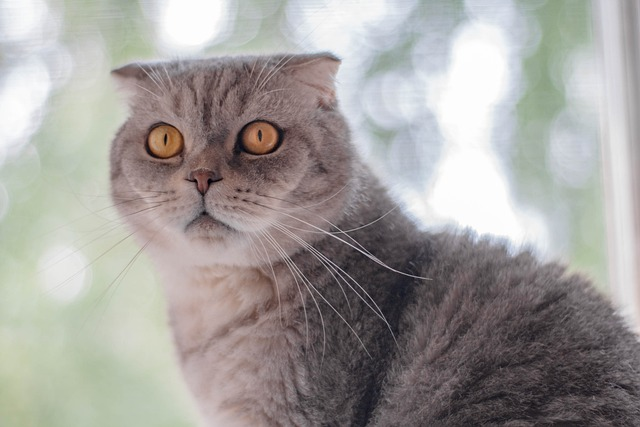
#> input picture images/img.jpg, 640 x 427 px
$ jupyter execute '09. 이미지 회전.ipynb'
#> lines starting #> are read from the running program, lines starting #| are printed output that depends on the picture
# 9. 이미지 회전

# 시계 방향 90도 회전

[cell 1]
import cv2
img = cv2.imread('images/img.jpg')
#> img is the input picture: shape (427, 640, 3); mean B, G, R 156.4, 159.1, 162.5

rotate_90 = cv2.rotate(img, cv2.ROTATE_90_CLOCKWISE) # 시계 방향으로 90도 회전
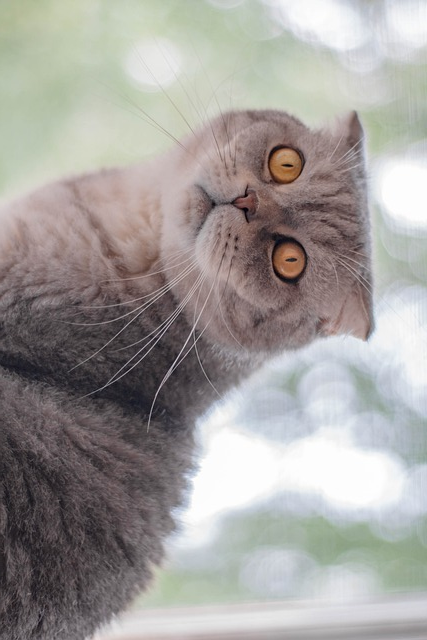
#> rotate_90: shape (640, 427, 3); mean B, G, R 156.4, 159.1, 162.5

cv2.imshow('rotate_90',rotate_90)
cv2.imshow('img',img)
cv2.waitKey(0)
cv2.destroyAllWindows()

# 180도 회전

[cell 2]
import cv2
img = cv2.imread('images/img.jpg')

rotate_180 = cv2.rotate(img, cv2.ROTATE_180) # 시계 방향으로 90도 회전
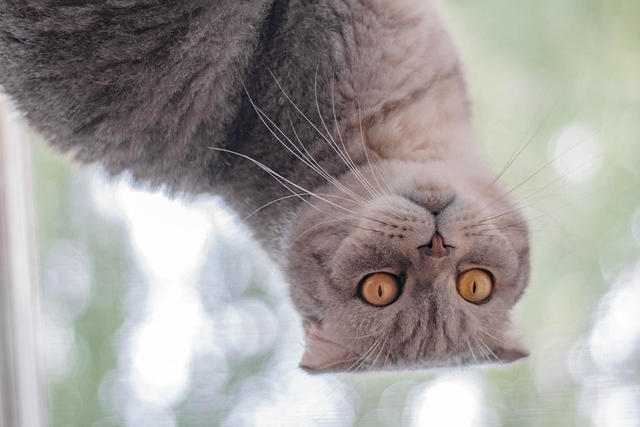
#> rotate_180: shape (427, 640, 3); mean B, G, R 156.4, 159.1, 162.5

cv2.imshow('rotate_180',rotate_180)
cv2.imshow('img',img)
cv2.waitKey(0)
cv2.destroyAllWindows()

# 시계 반대 방향 90도 회전 (시계 방향 270도 회전)

[cell 3]
import cv2
img = cv2.imread('images/img.jpg')

rotate_270 = cv2.rotate(img, cv2.ROTATE_90_COUNTERCLOCKWISE) # 시계 방향으로 90도 회전
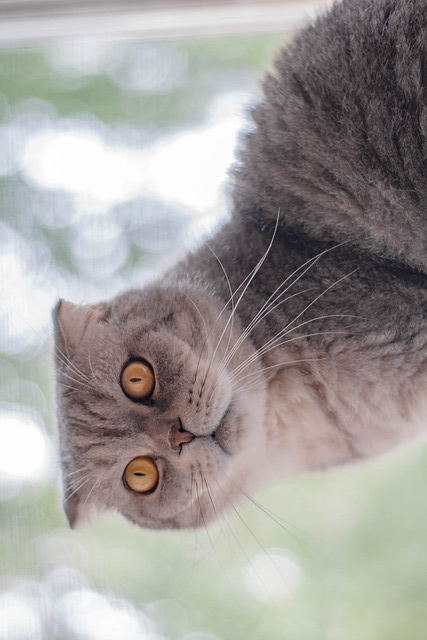
#> rotate_270: shape (640, 427, 3); mean B, G, R 156.4, 159.1, 162.5

cv2.imshow('rotate_270',rotate_270)
cv2.imshow('img',img)
cv2.waitKey(0)
cv2.destroyAllWindows()

$ run again, with images/book.jpg copied over images/img.jpg
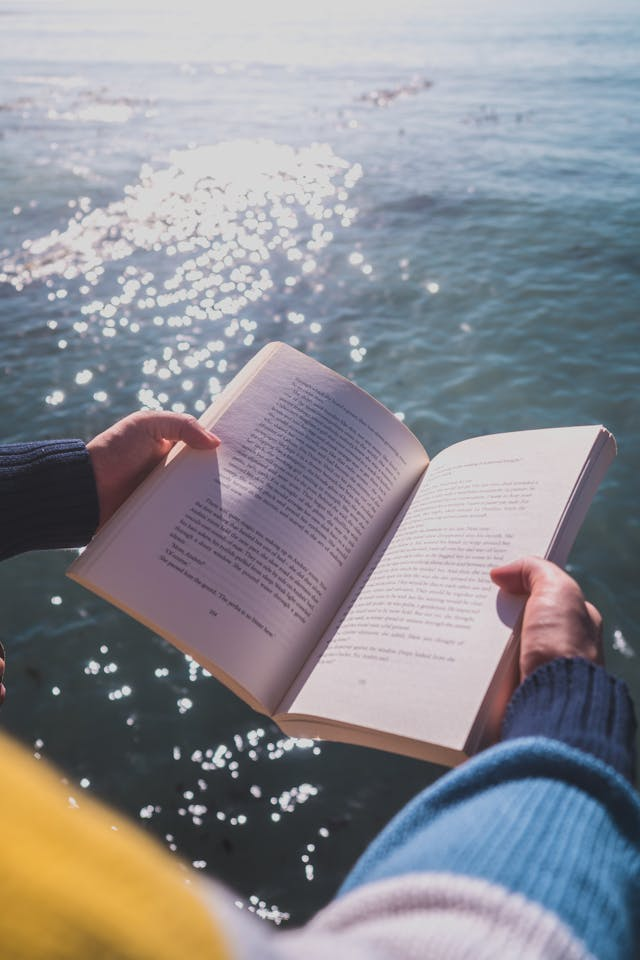
#> input picture images/book.jpg, 640 x 960 px
#> img is the input picture: shape (960, 640, 3); mean B, G, R 145.7, 139.8, 139.5
#> `rotate_180 = cv2.rotate(img, cv2.ROTATE_180)`:
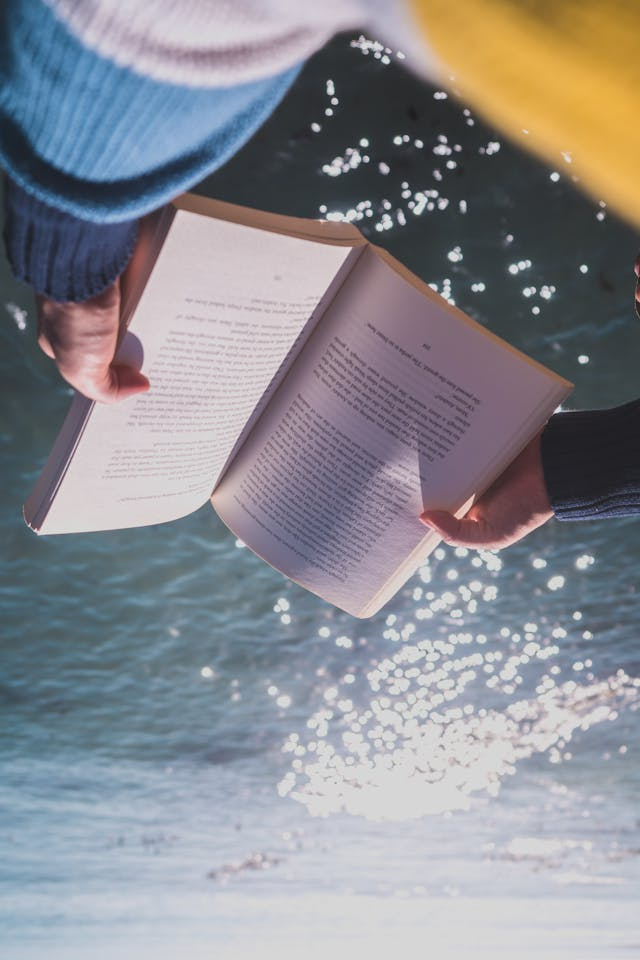
#> rotate_180: shape (960, 640, 3); mean B, G, R 145.7, 139.8, 139.5
#> `rotate_270 = cv2.rotate(img, cv2.ROTATE_90_COUNTERCLOCKWISE)`:
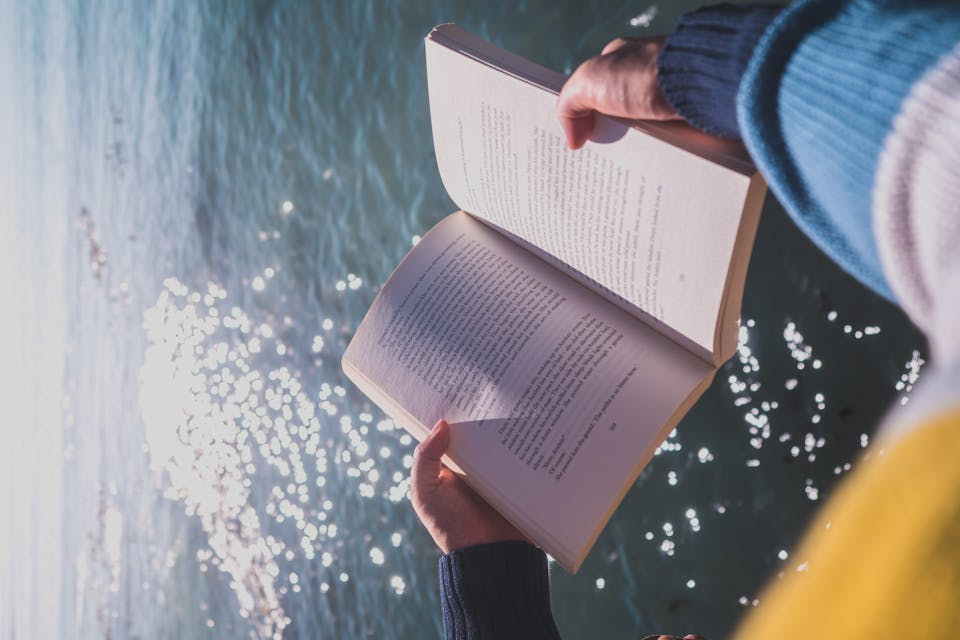
#> rotate_270: shape (640, 960, 3); mean B, G, R 145.7, 139.8, 139.5

$ run again, with images/newspaper.jpg copied over images/img.jpg
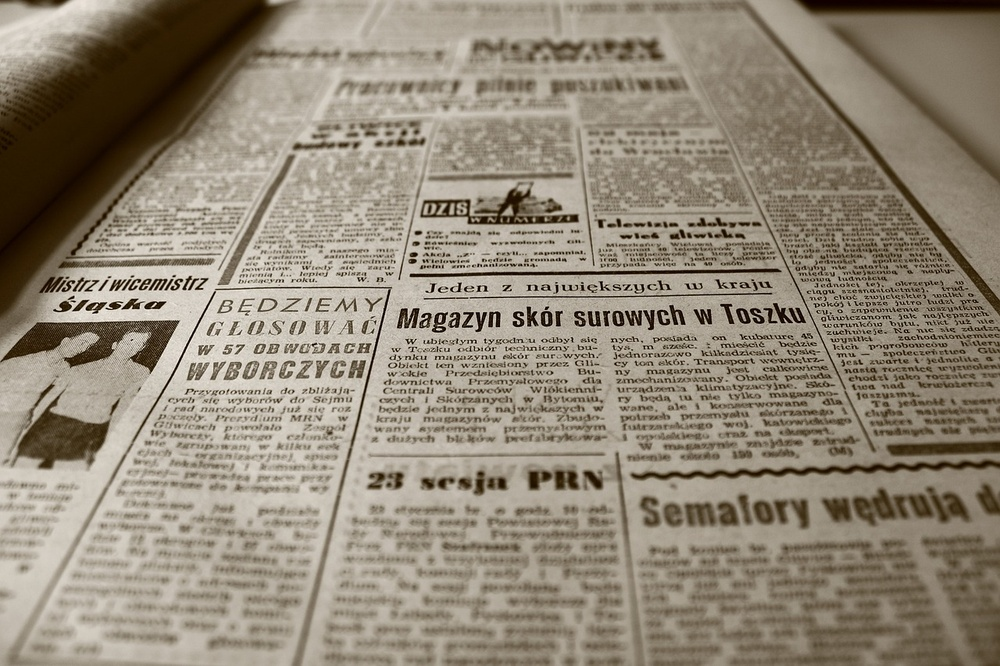
#> input picture images/newspaper.jpg, 1000 x 666 px, shrunk from 1280 x 853 before the run
#> img is the input picture: shape (666, 1000, 3); mean B, G, R 118.6, 135.2, 145.4
#> `rotate_180 = cv2.rotate(img, cv2.ROTATE_180)`:
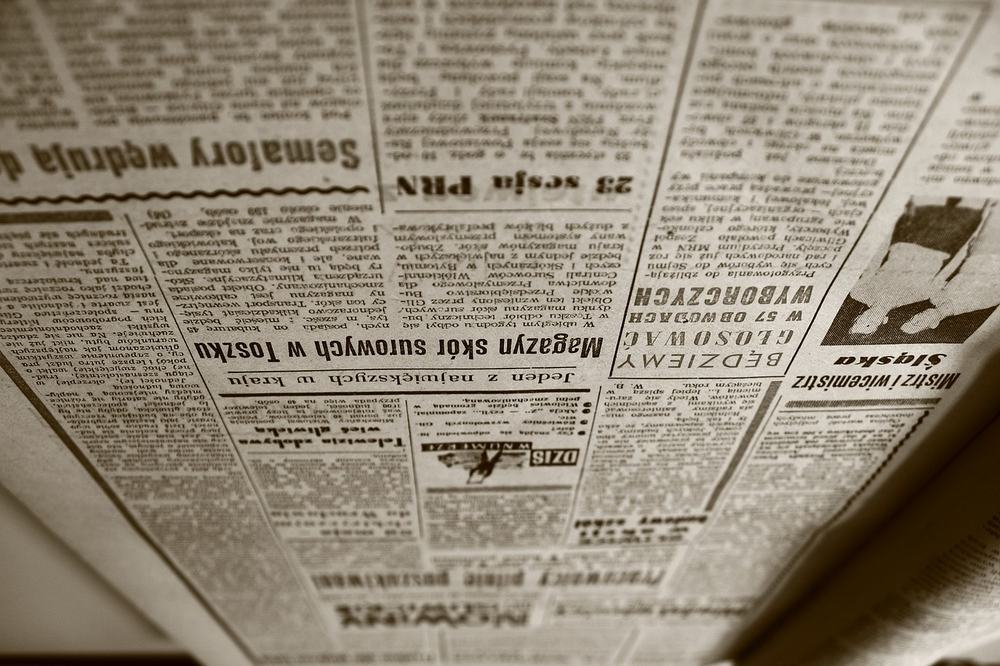
#> rotate_180: shape (666, 1000, 3); mean B, G, R 118.6, 135.2, 145.4
#> `rotate_270 = cv2.rotate(img, cv2.ROTATE_90_COUNTERCLOCKWISE)`:
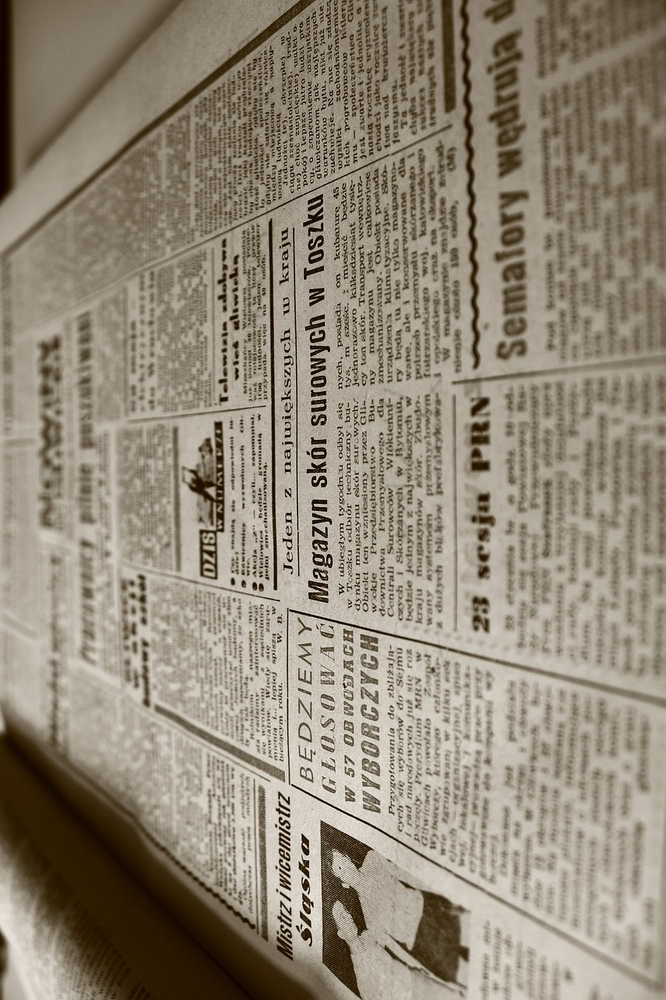
#> rotate_270: shape (1000, 666, 3); mean B, G, R 118.6, 135.2, 145.4
